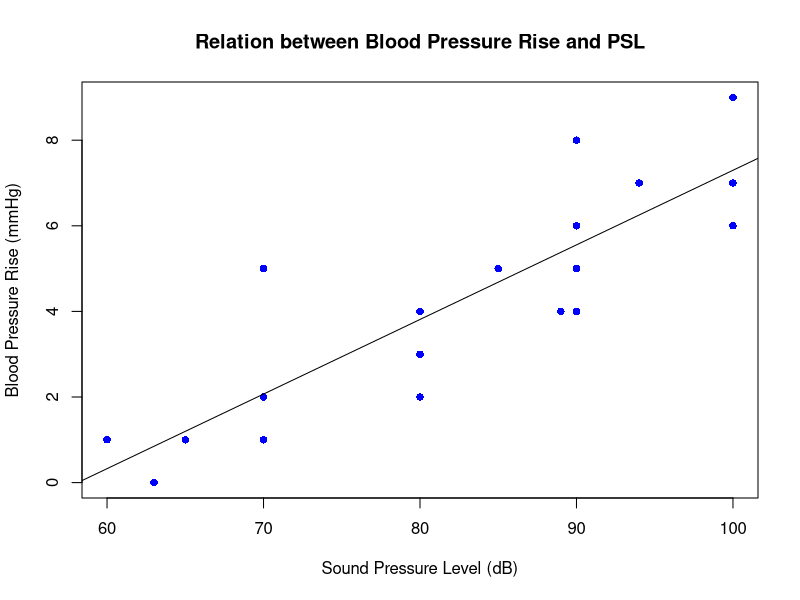
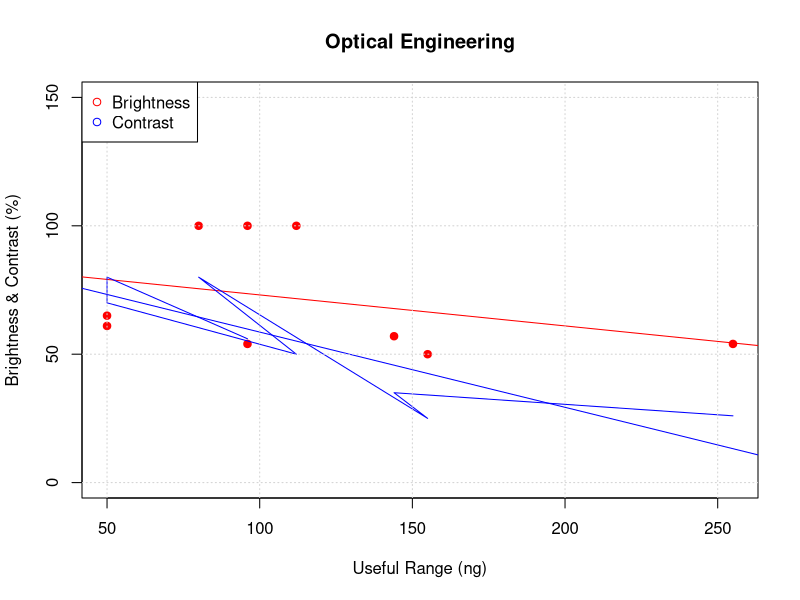

Write R code to recreate these figures, in order.
## ---- chunk 1
knitr::opts_chunk$set(echo = TRUE)
## ---- chunk 2
  y <- c(1,	0,	1,	2,	5,	1,	4,	6,	2,	3,	5,	4,	6,	8,	4,	5,	7,	9,	7,	6)
  x <- c(60,	63, 65,	70,	70,	70,	80,	90,	80,	80,	85,	89,	90,	90,	90,	90,	94, 100, 100, 100)

  plot(x, y, pch = 16, cex = 1, col = "blue", main = "Relation between Blood Pressure Rise and PSL", xlab = "Sound Pressure Level (dB)", ylab = "Blood Pressure Rise (mmHg)")
  lm(y ~ x)
  abline(lm(y ~ x))
## ---- chunk 3
SSE <- lm(y~x)

sum(resid(SSE)^2)
## ---- chunk 4
#Question number 2


a=c(54,61,65,100,100,100,50,57,54)
b=c(56,80,70,50,65,80,25,35,26)
c=c(96,50,50,112,96,80,155,144,255)

Table2 = data.frame(a,b,c)

Table2

mean(a)
mean(b)
mean(c)

median(a)
median(b)
median(c)


var(a)

plot(a~c,
     main = "Optical Engineering",
     xlab = "Useful Range (ng)",
     ylab = "Brightness & Contrast (%)",
     cex= 1,
     ylim = c(0, 150),
     col = "red",
     pch=21,  bg="red") 

line=lm(a~c)
abline(line, col="red")


lines(b~c,
     main = "Optical Engineering",
     cex= 1,
     ylim = c(0, 150),
     col = "blue",
     pch=21,  bg="blue") 

line=lm(b~c)
abline(line, col="blue")




grid()
legend("topleft",
       legend = c("Brightness", "Contrast"),
       pch = c(21,21,21),
       col = c("red", "blue")
       )
